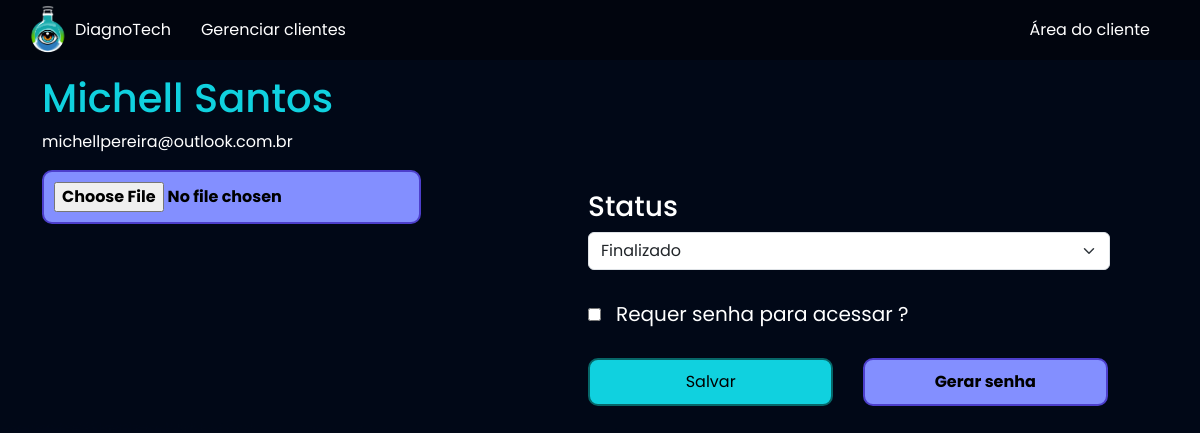
The page /empresarial/exame_cliente/18 (signed in) on the database as committed earlier.
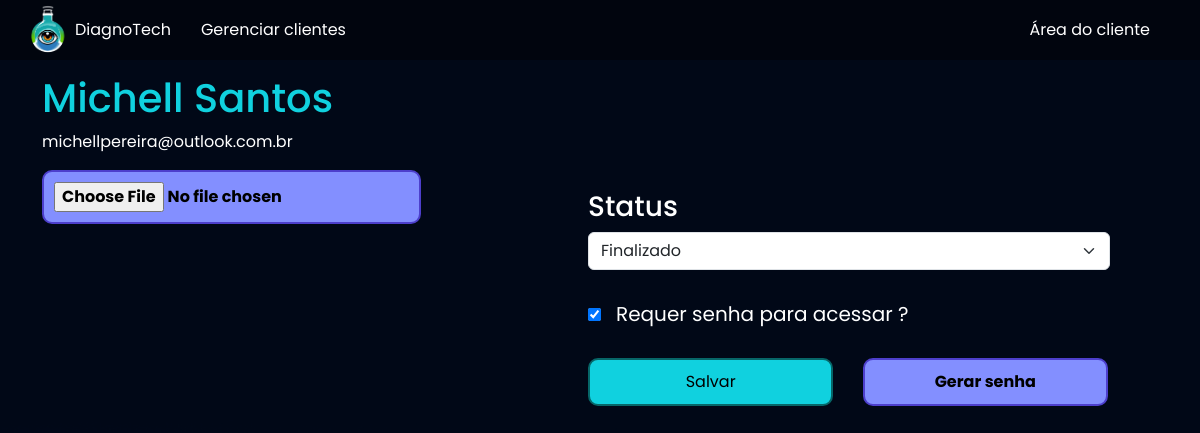
The same page on the database as committed later.
### empresarial/views.py (the view)
# urls.py: path('exame_cliente/<int:exame_id>', views.exame_cliente, name="exame_cliente"),
@staff_member_required
def exame_cliente(request, exame_id):
    exame = SolicitacaoExame.objects.get(id=exame_id)
    return render(request, 'exame_cliente.html', {'exame': exame})

### empresarial/templates/exame_cliente.html (shortened to what this page needs)
{% extends "bases/base.html" %} {% load static %} {% block 'head' %}
<link href="{% static 'exames/css/css.css' %}" rel="stylesheet" />
<link href="{% static 'exames/css/gerenciar_pedidos.css' %}" rel="stylesheet" />
<link href="{% static 'exames/css/gerenciar_exames.css' %}" rel="stylesheet" />
{% endblock 'head' %} {% block 'conteudo' %}
<br />
<div class="container">
  <div class="row">
    <h3 class="font-destaque">{{exame.usuario.get_full_name}}</h3>
    <p>{{exame.usuario.email}}</p>
    <br />
    <div class="row">
      <form action="{% url 'alterar_dados_exame' exame.id %}" method="POST" class="row" enctype="multipart/form-data">
        <div class="col-md-6">
          <input type="FILE" value="Alterar PDF" class="btn-secundario" name="resultado" />
          <br />
          <br />
        </div>
        <div class="col-md-6">
          <h3>Status</h3>
          <select name="status" id="" class="form-select">
            {% if exame.status == 'E' %}
            <option style="color: black;" selected value="E">Em análise</option>
            <option style="color: black;" value="F">Finalizado</option>
            {% elif exame.status == 'F' %}
            <option style="color: black;" selected value="F">Finalizado</option>
            {% endif %}
          </select>
          <br />
          {% if exame.requer_senha %}
          <input type="checkbox" class="checkbox" name="requer_senha" id="requer_senha" checked /><label
            class="requer_senha" for="requer_senha">Requer senha para acessar ?</label>
          {% else %}
          <input type="checkbox" class="checkbox" name="requer_senha" id="requer_senha" /><label class="requer_senha"
            for="requer_senha">Requer senha para acessar ?</label>
          {% endif %}
          <br />
          <br />
          <div class="buttons">
            <input type="submit" value="Salvar" class="btn-default" style="width: 47%;" />
            <a href="{% url 'gerar_senha' exame.id %}" target="_blank"><input type="button" style="width: 47%;" class="btn-secundario"
                value="Gerar senha"></a>
          </div>
        </div>
      </form>
    </div>
  </div>
  {% endblock 'conteudo' %}

Rows that differ between the two databases and show on the page:
changed SolicitacaoExame "Finalizado": requer_senha False → True (drawn)
Other text that changed with them:
form field requer_senha: (not shown) → "☑"
form field requer_senha: "☐" → (not shown)
